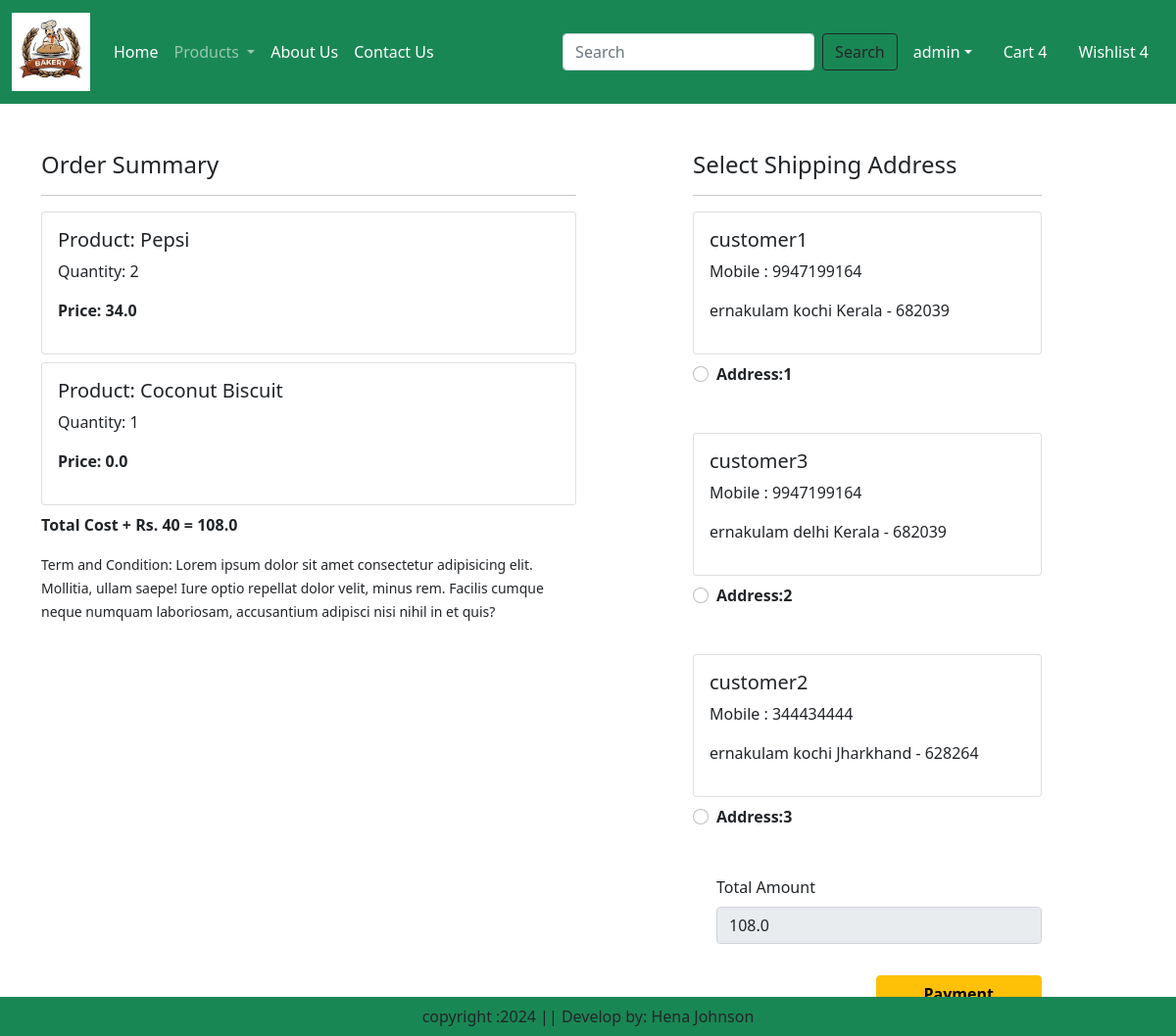
/checkout/ (signed in), run on the app's committed database.
### app/models.py (models this page shows, shortened)
class Cart(models.Model):
    user = models.ForeignKey(User,on_delete=models.CASCADE)
    product = models.ForeignKey(Product,on_delete=models.CASCADE)
    quantity = models.PositiveIntegerField(default=1)

class Product(models.Model):
    title = models.CharField(max_length=100)
    selling_price = models.FloatField()
    discounted_price = models.FloatField()
    description = models.TextField()
    composition = models.TextField(default='')
    prodapp = models.TextField(default='')
    category = models.CharField(choices=CATEGORY_CHOICES, max_length=2)
    product_image = models.ImageField(upload_to='product')

class Customer(models.Model):
    user = models.ForeignKey(User,on_delete=models.CASCADE)
    name = models.CharField(max_length=200)
    locality = models.CharField(max_length=200)
    city = models.CharField(max_length=50)
    mobile = models.IntegerField(default=0)
    zipcode = models.IntegerField()
    state = models.CharField(choices=STATE_CHOICES,max_length=100)

### app/views.py (the view, shortened to what this page needs)
# urls.py: path('checkout/', views.checkout.as_view(), name='checkout'),
class checkout(View):
    def get(self,request):
        user=request.user
        add=Customer.objects.filter(user=user)
        cart_items=Cart.objects.filter(user=user)
        famount = 0
        for p in cart_items:
            value = p.quantity * p.product.discounted_price
            famount = famount + value
        totalamount = famount + 40
        razoramount = int(totalamount * 100)
        client = razorpay.Client(auth=(settings.RAZOR_KEY_ID, settings.RAZOR_KEY_SECRET))
        data = { "amount": razoramount, "currency": "INR", "receipt": "order_rcptid_12"}
        payment_response = client.order.create(data=data)
        print(payment_response)
        order_id = payment_response['id']
        order_status = payment_response['status']
        return render(request, 'app/checkout.html',locals())

### app/templates/app/checkout.html (shortened to what this page needs)
{% extends 'app/base.html' %}
{% load static %}
{% block main-content %}
<div class="container">
 <div class="row mt-5">
  <div class="col-sm-6">
    <h4>Order Summary</h4>
    <hr>
    {% for item in cart_items %}
      <div class="card mb-2">
        <div class="card-body">
          <h5>Product: {{item.product.title}}</h5>
          <p>Quantity: {{item.quantity}}</p>
          <p class="fw-bold">Price: {{item.product.discounted_price}}</p>
        </div>
      </div>
    {% endfor %}
    <p class="fw-bold">Total Cost + Rs. 40 = {{totalamount}}</p>
    <small>Term and Condition: Lorem ipsum dolor sit amet consectetur adipisicing elit. Mollitia, ullam saepe! Iure optio repellat dolor velit, minus rem. Facilis cumque neque numquam laboriosam, accusantium adipisci nisi nihil in et quis?</small>
  </div>
  <div class="col-sm-4 offset-sm-1">
    <h4>Select Shipping Address</h4>
    <hr>
    <form  method="post" id="myform">
      {% for ad in add %}
      <div class="card">
        <div class="card-body">
        <h5>{{ad.name}}</h5>
        <p>Mobile : {{ad.mobile}}</p>
        <p>{{ad.locality}} {{ad.city}} {{ad.state}} - {{ad.zipcode}}</p>
        </div>
      </div>
        <div class="form-check mt-2 mb-5">
          <input class="form-check-input" type="radio" name="custid" id="custadd{{forloop.counter}}" value="{{ad.id}}">
          <label class="form-check-label fw-bold" for="custadd{{forloop.counter}}">
            Address:{{forloop.counter}} </label>
        </div>
      {% endfor %}
        <div class="form-check mb-3">
          <label for="totamount" class="form-label">Total Amount</label>
          <input type="number" class="form-control" name="totamount" value={{totalamount}} readonly>
        </div>
        <div class="text-end">
          <button id="rzp-button1" type="submit" class="btn btn-warning mt-3 px-5 fw-bold">Payment</button>
          <br>
          <br>
        </div>
      </form>
    </div>
  </div>
</div>
{% endblock main-content %}

### app/templates/app/base.html (shortened to what this page needs)
{% load static %}
<!DOCTYPE html>
<html lang="en">
<head>
    <link href="https://cdn.jsdelivr.net/npm/bootstrap@5.0.2/dist/css/bootstrap.min.css" rel="stylesheet"
>
    <link rel="stylesheet" href="{% static 'app/css/owl.carousel.min.css' %}" />
    <link rel="stylesheet" href="{% static 'app/css/all.min.css' %}" />
    <link rel="stylesheet" href="{% static 'app/css/style.css' %}" />
</head>
<body>
    <nav class="navbar navbar-expand-lg navbar-dark bg-success">
        <div class="container-fluid">
            <a class="navbar-brand" href="#">
                <img src="{% static 'app/images/logo.jpg' %}" width="80" height="80" />
            </a>
            <div class="collapse navbar-collapse" id="navbarSupportedContent">
                <ul class="navbar-nav me-auto mb-2 mb-lg-0">
                    {% if request.user.is_authenticated %}
                    <li class="nav-item">
                        <a class="nav-link active" aria-current="page" href="#">Home</a>
                    </li>
                    <li class="nav-item dropdown">
                        <a class="nav-link dropdown-toggle" href="#" role="button" data-bs-toggle="dropdown"
                            aria-expanded="false">
                            Products
                        </a>
                    </li>
                    <li class="nav-item">
                        <a class="nav-link text-white" href="{% url 'about' %}">About Us</a>
                    </li>
                    <li class="nav-item">
                        <a class="nav-link text-white" href="{% url 'contact' %}">Contact Us</a>
                    </li>
                </ul>
                <form class="d-flex" role="search" action="/search">
                    <input class="form-control me-2" type="search" placeholder="Search" name="search"
                        aria-label="Search">
                    <button class="btn btn-outline-dark" type="submit">Search</button>
                </form>
            </div>
            <ul class="navbar-nav me-auto mb-2 mb-lg-0">
                <li class="nav-item dropdown mx-2">
                    <a class="nav-link dropdown-toggle text-white" href="#" id="profileDropdown" role="button"
                        data-bs-toggle="dropdown" aria-expanded="false">{{request.user}}</a>
                </li>
                <li class="nav-item mx-2">
                    <a href="{% url 'showcart' %}" class="nav-link text-white">Cart 4</a>
                </li>
                <li class="nav-item mx-2">
                    <a href="#" class="nav-link text-white">Wishlist 4</a>
                </li>
                {% endif %}
            </ul>
        </div>
    </nav>
    {% block main-content %}{% endblock main-content %}
    <footer class="container-fluid fixed-bottom bg-success text-center p-2 mt-5">
        copyright :2024 || Develop by: Hena Johnson
    </footer>
</body>
</html>

### data on the page
Cart: product "Pepsi", quantity "2", product.discounted_price "34.0"
Cart: product "Coconut Biscuit", quantity "1", product.discounted_price "0.0"
Customer: name "customer1", mobile "9947199164", locality "ernakulam", city "kochi", state "Kerala", zipcode "682039"
Customer: name "customer3", mobile "9947199164", locality "ernakulam", city "delhi", state "Kerala", zipcode "682039"
Customer: name "customer2", mobile "344434444", locality "ernakulam", city "kochi", state "Jharkhand", zipcode "628264"

### other printed values
{{ request.user }} "admin"
{{ totalamount }} "108.0"
